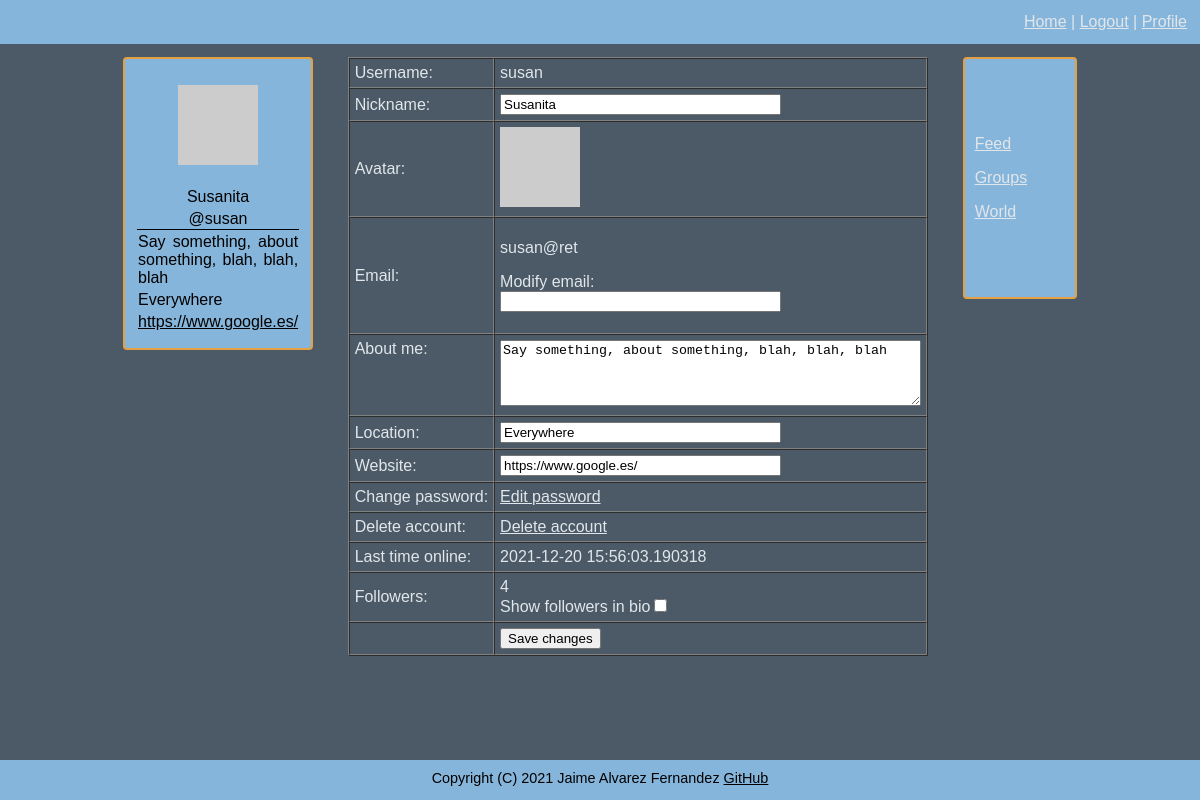
Before: /profile (signed in) with the older database file.
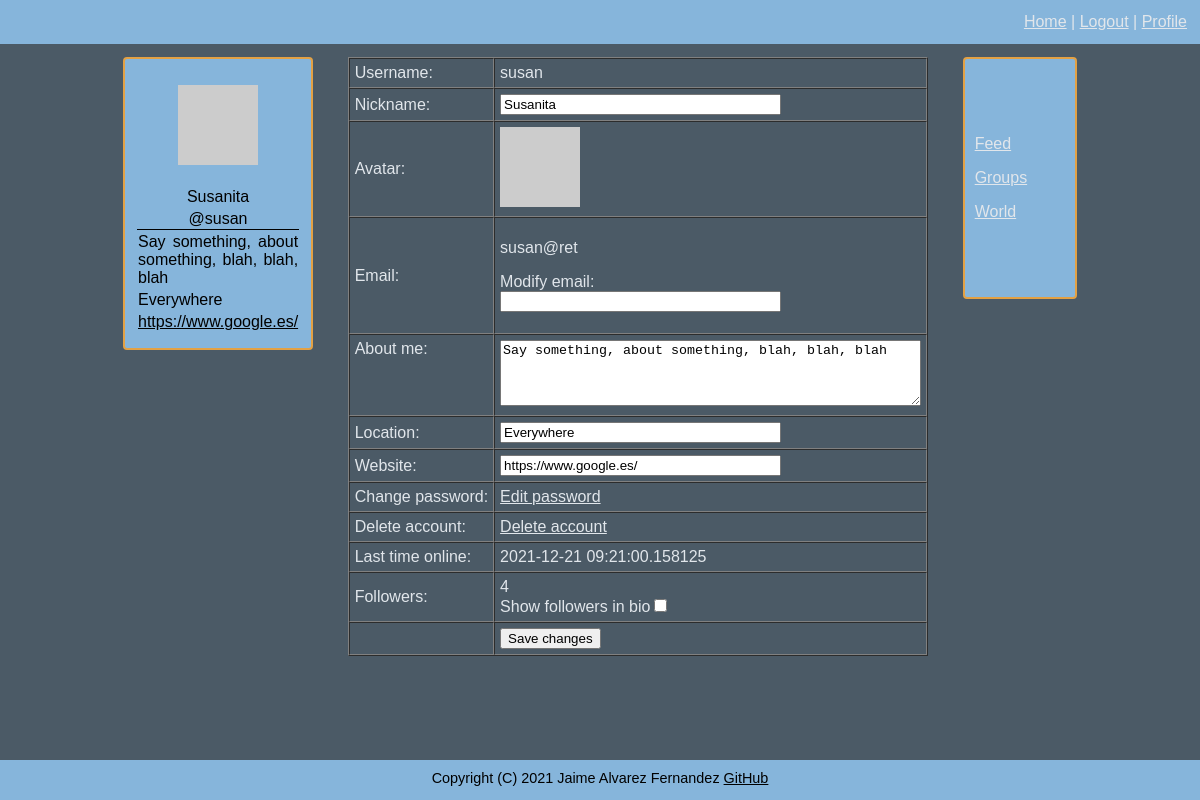
After: the same page with the newer database file.
### connect/models.py (models this page shows, shortened)
class User(UserMixin, db.Model):
    id = db.Column(db.Integer, primary_key=True)
    username = db.Column(db.String(64), index=True, unique=True)
    email = db.Column(db.String(120), index=True, unique=True)
    nickname = db.Column(db.String(64))
    password = db.Column(db.String(128))
    about_me = db.Column(db.String(140))
    location = db.Column(db.String(64))
    website = db.Column(db.String(120))
    last_seen = db.Column(db.DateTime, default=datetime.datetime.utcnow)
    follower_bio = db.Column(db.Boolean, default=False)
    posts = db.relationship('Posts', backref='author', lazy='dynamic')
    reply = db.relationship('Reply', backref='author', lazy='dynamic')
    followed = db.relationship('User',
                               secondary=followers,
                               primaryjoin=(followers.c.follower_id == id),
                               secondaryjoin=(followers.c.followed_id == id),
                               backref=db.backref('followers', lazy='dynamic'), lazy='dynamic')
    starred = db.relationship('Posts',
                              secondary=stars,
                              backref=db.backref('awarded_stars', lazy='dynamic'), lazy='dynamic')
    starred_reply = db.relationship('Reply',
                                    secondary=stars_reply,
                                    backref=db.backref('awarded_stars_reply', lazy='dynamic'), lazy='dynamic')
    def avatar(self, size):
        digest = md5(self.email.lower().encode('utf-8')).hexdigest()
        return f'https://www.gravatar.com/avatar/{digest}?d=identicon&s={size}'

### connect/routing.py (the view)
@app.route('/profile', methods=['GET', 'POST'])
@flask_login.login_required
def profile():
    form = forms.EditProfileForm()
    if form.validate_on_submit():
        if form.user_email.data != '':
            flask_login.current_user.email = form.user_email.data
        flask_login.current_user.about_me = form.about_me.data
        flask_login.current_user.location = form.location.data
        flask_login.current_user.website = form.website.data
        flask_login.current_user.nickname = form.nickname.data
        flask_login.current_user.follower_bio = form.followers.data
        db.session.commit()
        flask.flash('Your changes have been saved.')
        return flask.redirect(flask.url_for('profile'))
    elif flask.request.method == 'GET':
        form.user_email.data = ''
        form.nickname.data = flask_login.current_user.nickname
        form.about_me.data = flask_login.current_user.about_me
        form.website.data = flask_login.current_user.website
        form.location.data = flask_login.current_user.location
        form.followers.data = flask_login.current_user.follower_bio
    return flask.render_template('profile.html', user=flask_login.current_user, form=form, title='Profile')

### connect/forms.py (shortened to what this page needs)
class EditProfileForm(FlaskForm):
    user_email = wtforms.StringField('Email', validators=[validators.Optional(),
                                                          validators.Regexp(r'^[a-zA-Z0-9_.]+@[a-zA-Z0-9_.]+$',
                                                                            message='Please enter a valid email')])
    about_me = wtforms.TextAreaField('About me', validators=[validators.Length(min=0, max=140)])
    nickname = wtforms.StringField('Nickname', validators=[validators.Length(min=0, max=25)])
    submit = wtforms.SubmitField('Save changes')
    location = wtforms.StringField('Location', validators=[validators.Optional()])
    website = wtforms.StringField('Website', validators=[validators.Optional()])
    followers = wtforms.BooleanField('Show followers in bio')

### connect/models.py (called while the page is built)
@login.user_loader
def load_user(user_id):
    return User.query.get(int(user_id))

### connect/routing.py (called while the page is built)
@app.before_request
def before_request():
    if flask_login.current_user.is_authenticated:
        flask_login.current_user.last_seen = datetime.datetime.utcnow()
        db.session.commit()

### connect/templates/profile.html (shortened to what this page needs)
{% extends "general_template.html" %}
{% block content %}
<div id="profile">
        <form action="" method="post" novalidate>
            <table cellspacing="0" cellpadding="5" border="1">
                <tr>
                    <td>Username:</td>
                    <td>{{ user.username }}</td>
                </tr>
                <tr>
                    <td>{{ form.nickname.label }}:</td>
                    <td>
                        {{ form.nickname(size=32, autocomplete=off) }}<br>
                    </td>
                </tr>
                <tr>
                    <td>Avatar:</td>
                    <td><img src="{{ user.avatar(80) }}"></td>
                </tr>
                <tr>
                    <td>{{ form.user_email.label }}:</td>
                    <td>
                        <p>
                            {{ user.email }}
                        </p>
                        <p>
                            Modify email:<br>
                            {{ form.user_email(size=32, autocomplete=off) }}<br>
                        </p>
                    </td>
                </tr>
                <tr>
                    <td valign="top">{{ form.about_me.label }}:</td>
                    <td>
                        {{ form.about_me(cols=50, rows=4) }}<br>
                    </td>
                </tr>
                <tr>
                    <td>
                        {{ form.location.label }}:
                    </td>
                    <td>
                        {{ form.location(size=32) }}<br>
                    </td>
                </tr>
                <tr>
                    <td>
                        {{ form.website.label }}:
                    </td>
                    <td>
                        {{ form.website(size=32) }}<br>
                    </td>
                </tr>
                <tr valign="top">
                    <td>Change password:</td>
                    <td>
                         <a href="{{url_for('change_password')}}">Edit password</a>
                    </td>
                </tr>
                <tr>
                    <td>Delete account:</td>
                    <td>
                        <a href="{{ url_for('delete_account') }}">Delete account</a>
                    </td>
                </tr>
                <tr>
                    <td>Last time online:</td>
                    <td>{% if user.last_seen %}{{ user.last_seen }}{% endif %}</td>
                </tr>
                <tr>
                    <td>Followers:</td>
                    <td>{{ current_user.followers.count() }}<br>
                        {{ form.followers.label }}{{ form.followers() }}
                    </td>
                </tr>
                <tr>
                    <td></td>
                    <td>{{ form.submit() }}</td>
                </tr>
            </table>
        </form>
    </div>
{% endblock %}

### connect/templates/general_template.html (shortened to what this page needs)
<!DOCTYPE html>
<html lang="en">
<head>
    <link href="{{ url_for('static', filename='css/style.css') }}" rel="stylesheet" type="text/css" />
</head>
<body>
<header>
    <table width="100%">
        <tr>
            <td>
            </td>
            <td>
                <nav id="global_links">
                <a href="{{ url_for('index') }}">Home</a> |
                {% if current_user.is_anonymous %}
                <a href="{{ url_for('login') }}">Login</a> |
                <a href="{{ url_for('sign_in') }}">Register</a>
                {% else %}
                <a href="{{ url_for('logout') }}">Logout</a> |
                <a href="{{ url_for('profile') }}">Profile</a>
                {% endif %}
                </nav>
            </td>
        </tr>
    </table>
</header>
<div id="main_table">
    <table border="0" width="100%">
        <tr>
            <td width="10%" valign="top">
                {% if current_user.is_authenticated %}
                <div id="left_side">
                    {% include 'sub_templates/_profile.html' %}
                </div>
                {% endif %}
            </td>
            <td width="70%" align="center" valign="top">
                {% block content %}{% endblock %}
            </td>
            <td width="13%" valign="top">
                {% if current_user.is_authenticated %}
                <div id="right_side">
                    {% include 'sub_templates/_links.html' %}
                </div>
                {% endif %}
            </td>
        </tr>
    </table>
</div>
<footer>
    Copyright (C) 2021 Jaime Alvarez Fernandez
    <a href="https://github.com/Jaime-alv">GitHub</a>
</footer>
</body>
</html>

### connect/templates/sub_templates/_profile.html (shortened to what this page needs)
{% if user and user != current_user %}
    <p>
        <img src="{{ user.avatar(128) }}">
    </p>
    <table width="100%">
        <tr>
            <td>
                {% if user.nickname is not none %}
                {{ user.nickname }}
                {% endif %}
            </td>
        </tr>
        <tr>
            <td class="bottom_line">
                @{{ user.username }}
            </td>
        </tr>
        <tr>
            <td>
                {% if not current_user.is_following(user) %}
                <form method="post" action="{{ url_for('follow', username=user.username, url=request.endpoint) }}">
                    {{ e_form.hidden_tag() }}
                    {{ e_form.submit(value='Follow') }}
                </form>
                {% else %}
                <form method="post" action="{{ url_for('unfollow', username=user.username, url=request.endpoint) }}">
                    {{ e_form.hidden_tag() }}
                    {{ e_form.submit(value='Unfollow') }}
                </form>
                {% endif %}
            </td>
        </tr>
        <tr>
            <td class="justify_text">
                {% if user.about_me is not none %}
                    {{ user.about_me }}
                {% endif %}
            </td>
        </tr>
        <tr>
            <td>
                {% if user.location is not none %}
                    {{ user.location }}
                {% endif %}
            </td>
        </tr>
        <tr>
            <td>
                {% if user.website is not none %}
                    <a href="{{ current_user.website }}">{{ current_user.website }}</a>
                {% endif %}
            </td>
        </tr>
        <tr>
            <td>
                {% if user.follower_bio %}
                Followers: {{ current_user.followers.count() }}
                {% endif %}
            </td>
        </tr>
    </table>
{% else %}
    <p>
        <img src="{{ current_user.avatar(128) }}">
    </p>
    <table width="100%">
        <tr>
            <td>
                {% if current_user.nickname is not none %}
                {{ current_user.nickname }}
                {% endif %}
            </td>
        </tr>
        <tr>
            <td class="bottom_line">
                @{{ current_user.username }}
            </td>
        </tr>
        <tr>
            <td class="justify_text">
                {% if current_user.about_me is not none %}
                    {{ current_user.about_me }}
                {% endif %}
            </td>
        </tr>
        <tr>
            <td class="justify_text">
                {% if current_user.location is not none %}
                    {{ current_user.location }}
                {% endif %}
            </td>
        </tr>
        <tr>
            <td class="justify_text">
                {% if current_user.website is not none %}
                    <a href="{{ current_user.website }}">{{ current_user.website }}</a>
                {% endif %}
            </td>
        </tr>
        <tr>
            <td>
            </td>
        </tr>
    </table>
{% endif %}

### connect/templates/sub_templates/_links.html
<nav class="justify_text" style="padding:10px;">
    <p>
        <a href="{{ url_for('followed') }}">Feed</a>
    </p>
    <p>
        <a href="groups">Groups</a>
    </p>
    <p>
        <a href="messages">World</a>
    </p>
</nav>

### connect/static/css/style.css (style rules this page uses)
body { font-family: Arial; background: #4b5a66; color: #e1e6eb; min-height: 100vh; margin: 0; }
a { color: inherit; }
footer { min-height:20px; background:PapayaWhip; color: black; font-size:90%; text-align:center; padding:10px; background: #86b5db; }
header { font-size: 100%; background: #86b5db; padding:10px; }
#global_links { text-align:right; padding: 0px; }
#main_table { margin: 10px 10% 0px 10%; }
#right_side { margin: 0px 0px 0px 0%; align: right; font-size: 100%; text-align: center; border: 2px solid #e3a144; border-radius: 4px; background: #86b5db; padding: 50px 0px 50px 0px; }
#left_side { border: 2px solid #e3a144; text-align: center; border-radius: 4px; background: #86b5db; color: black; padding: 10px; }
.bottom_line { border: solid; border-width: 0px 0 1px 0; }
.justify_text { text-align: justify; text-justify: inter-word; }
body { display:flex; flex-direction:column; }
footer { margin-top:auto; }

Changed rows visible on the page:
changed User "Susanita": last_seen "2021-12-20 15:56:03.190318" → "2021-12-21 09:21:00.158125"
